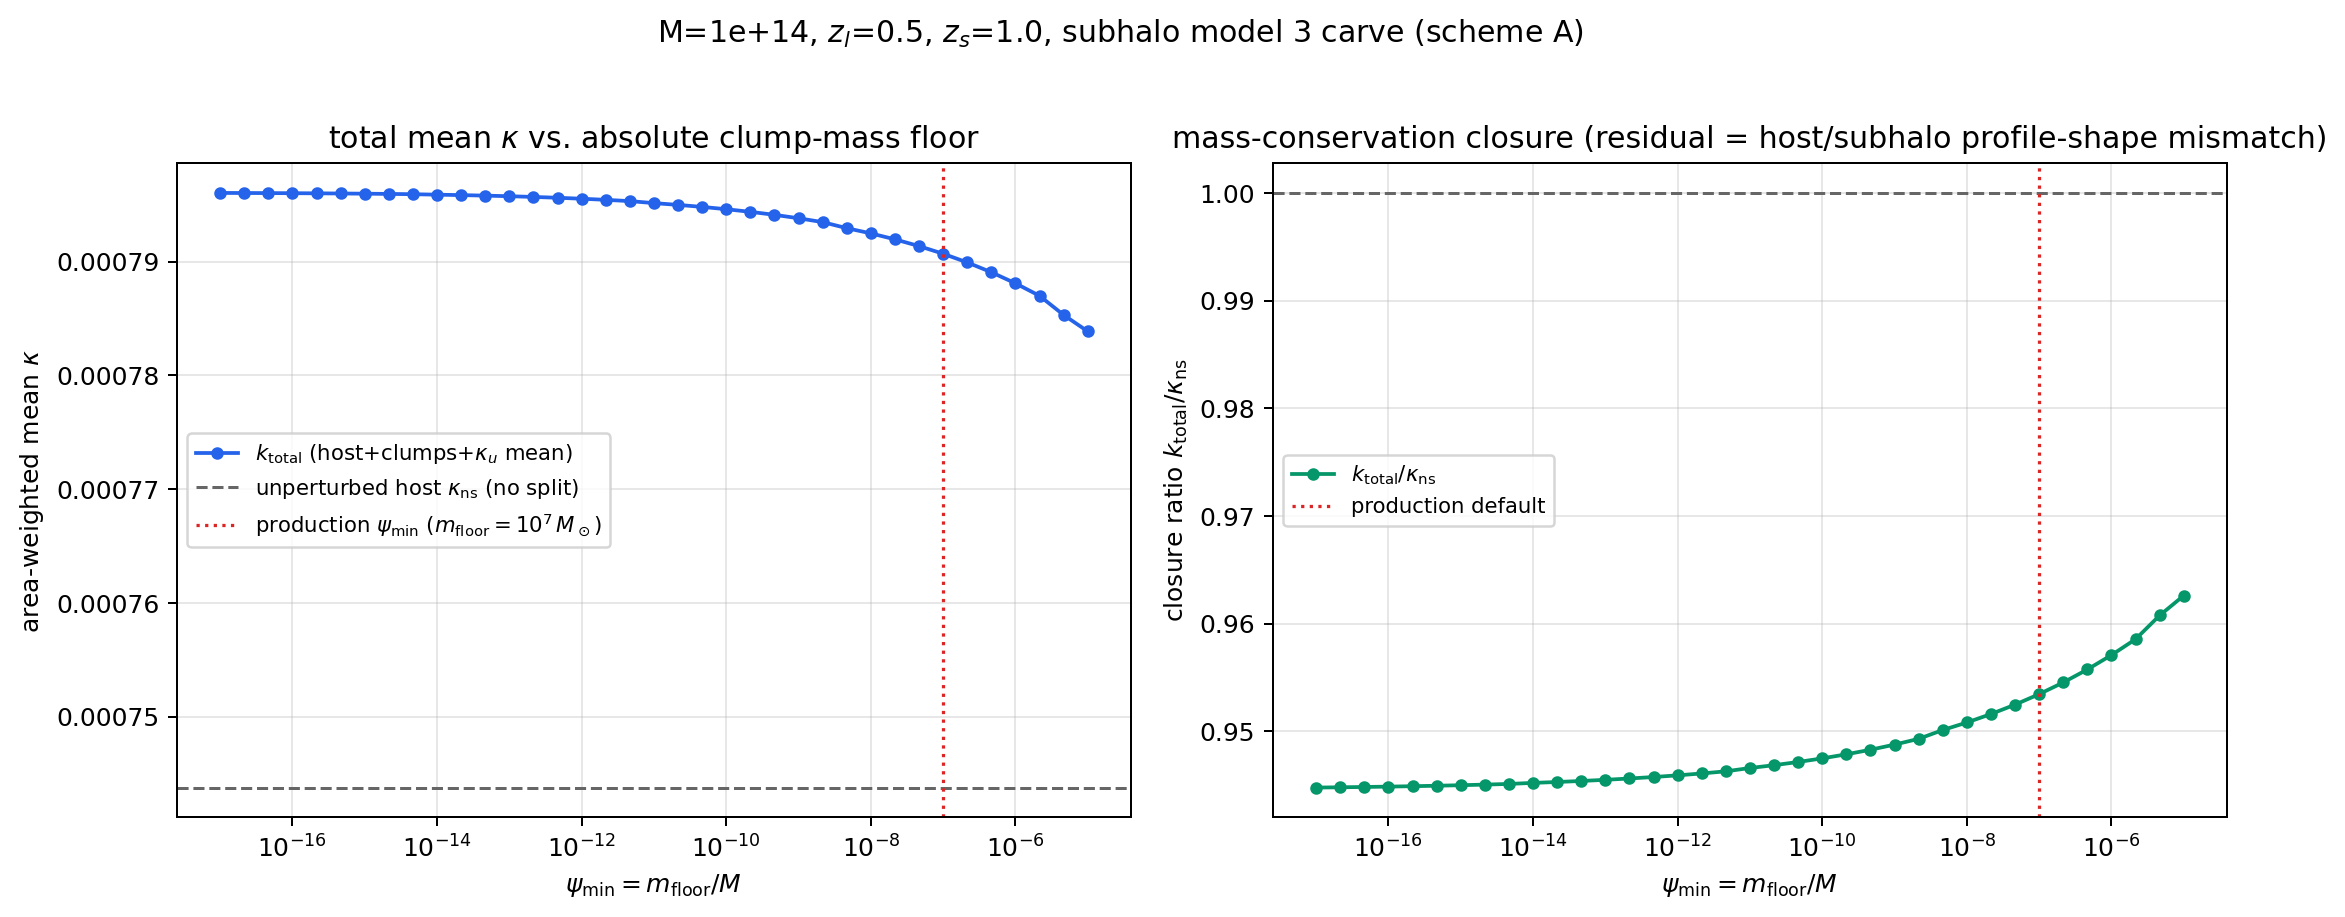

This chart was generated by the following Python code:
"""
Plot: total mean host+substructure convergence (k_total = reduced host + resolved
clumps + kappa_u mean) vs. the absolute clump-mass floor psi_min = m_floor/M.

Chat context (2026-07-22, mass-conserving-carve follow-up): mu_u/M_u/sigma_u^2
individually swing tens of percent with psi_min, but k_total is protected by the
carve's exact mass-conservation identity (M_h + Sum m_i + M_u = M for any psi_min)
combined with kappa's near-linearity in mass -- what survives is a small, nearly
psi_min-independent residual from the host (NFW cusp) vs. subhalo (radially-biased,
B(x)-depleted) profile-shape mismatch. This script renders that curve directly,
using a quadrature floor (m_deep) far below every psi_min tested, to avoid the
grid-clipping artifact found in the first pass (playground/analytic/
mfloor_sensitivity_scan.py used a hardcoded m_deep=1e3 that silently flattened
anything below m_floor~1e3).

Physics functions/geometry kernels: same validated machinery as
wsub_partition_proof.py (checked against the C++ to <~1.6%,
docs/subhalo/subhalo_combining.md).

Run:
  /Users/baltabay/miniforge3/envs/test/bin/python playground/analytic/plot_ktotal_vs_psimin.py
Writes plot_ktotal_vs_psimin.{png,json} next to this file.
"""
from __future__ import annotations

import json
from pathlib import Path
import sys

import matplotlib
matplotlib.use("Agg")
import matplotlib.pyplot as plt
import numpy as np

ROOT = Path("/Users/baltabay/Desktop/gw-wl-emulator")
sys.path.insert(0, str(ROOT))

from scripts.subhalo_gate.subhalo_factor_proxy_check import (  # noqa: E402
    ALPHA, BETA, OMEGA, PSI_MAX, nfw_params, n_tau, gamma_norm, sigma_crit, fg_kappa,
)
from playground.dgate.subhalo_factor_dgate_area_scan import host_rmax  # noqa: E402
from playground.analytic.subhalo_factor_analytic_deficit import (  # noqa: E402
    distance_kernel, projected_profile,
)


def area_weighted_mean(y_grid, rmax_host, values):
    q_y = 2.0 * y_grid / rmax_host**2
    wt_y = y_grid * np.gradient(np.log(y_grid))
    ay = q_y * wt_y
    return float(np.sum(ay * values) / np.sum(ay))


def run(host_mass, z_lens, z_source, kappa_thr_host, m_floors, m_deep,
        n_mass=160, n_y=160, n_d=240, n_theta=256):
    rs_host, rhos_host, c_host, r200_host = nfw_params(host_mass, z_lens)
    rmax_host = host_rmax(host_mass, z_lens, z_source, kappa_thr_host)
    nt, _ = n_tau(host_mass, z_lens)
    fs = 0.3563 / nt**0.6 - 0.075
    gamma = gamma_norm(fs)
    sigmac = sigma_crit(z_source, z_lens)
    kappa0_host = rs_host * rhos_host / sigmac

    psi_deep = m_deep / host_mass
    lpsi = np.linspace(np.log(psi_deep), np.log(PSI_MAX), n_mass)
    psi = np.exp(lpsi)
    mass = psi * host_mass
    dN_dlnpsi = gamma * psi**ALPHA * np.exp(-BETA * psi**OMEGA)

    d_grid = np.logspace(-3, np.log10(rmax_host + r200_host), n_d)
    k1 = np.empty((n_mass, n_d))
    for i, m in enumerate(mass):
        rs_i, rhos_i, _, _ = nfw_params(float(m), z_lens)
        kappa0 = rs_i * rhos_i / sigmac
        k1[i] = 2.0 * kappa0 * fg_kappa(np.maximum(d_grid / rs_i, 1.0e-12))

    sigma_interp, _ = projected_profile(c_host, r200_host)
    y_grid = np.logspace(-1, np.log10(rmax_host), n_y)
    f_dy = distance_kernel(y_grid, d_grid, sigma_interp, n_theta)
    wt_d = np.gradient(np.log(d_grid))
    fd = f_dy * (d_grid * wt_d)[None, :]
    kappa_ns = 2.0 * kappa0_host * fg_kappa(np.maximum(y_grid / rs_host, 1.0e-12))
    J1 = np.einsum("yd,md->my", fd, k1, optimize=True)

    def mu_of(weight_my):
        return np.trapezoid(dN_dlnpsi[:, None] * J1 * weight_my, lpsi, axis=0)

    def frac_of(weight_my):
        return np.trapezoid((dN_dlnpsi * psi)[:, None] * weight_my, lpsi, axis=0)

    def host_kappa_reduced(frac_res):
        out = np.empty_like(y_grid)
        for fr in np.unique(np.round(frac_res, 6)):
            sel = np.round(frac_res, 6) == fr
            m_eff = max((1.0 - min(fr, 0.95)) * host_mass, 1.0)
            rs_e, rhos_e, _, _ = nfw_params(m_eff, z_lens)
            k0 = rs_e * rhos_e / sigmac
            out[sel] = 2.0 * k0 * fg_kappa(np.maximum(y_grid[sel] / rs_e, 1.0e-12))
        return out

    ones = np.ones((n_mass, n_y))
    k_ns_mean = area_weighted_mean(y_grid, rmax_host, kappa_ns)

    rows = []
    for m_floor in m_floors:
        psi_floor = m_floor / host_mass
        above = psi >= psi_floor
        w = ones * above[:, None]
        mu_b = mu_of(w)
        frac_b = frac_of(w)
        host_full = host_kappa_reduced(frac_b)
        total_y = host_full + mu_b
        rows.append({
            "m_floor": float(m_floor),
            "psi_min": float(psi_floor),
            "f_b": float(np.mean(frac_b)),
            "mu_b_mean": area_weighted_mean(y_grid, rmax_host, mu_b),
            "k_total_mean": area_weighted_mean(y_grid, rmax_host, total_y),
            "closure": area_weighted_mean(y_grid, rmax_host, total_y / kappa_ns),
        })

    return {"k_ns_mean": k_ns_mean, "host_mass": host_mass, "z_lens": z_lens,
            "z_source": z_source, "m_deep": m_deep}, rows


def main() -> None:
    host_mass, z_lens, z_source = 1.0e14, 0.5, 1.0
    kappa_thr_host = 1.276e-4
    m_deep = 1.0e-3   # far below every m_floor tested; avoids the earlier grid-clip artifact
    production_m_floor = 1.0e7

    m_floors = np.logspace(-3, 9, 37)

    meta, rows = run(host_mass, z_lens, z_source, kappa_thr_host, m_floors, m_deep)

    psi_min = np.array([r["psi_min"] for r in rows])
    k_total = np.array([r["k_total_mean"] for r in rows])
    closure = np.array([r["closure"] for r in rows])
    k_ns = meta["k_ns_mean"]
    psi_prod = production_m_floor / host_mass

    out_stem = ROOT / "playground" / "analytic" / "plot_ktotal_vs_psimin"
    out_stem.with_suffix(".json").write_text(json.dumps({"meta": meta, "rows": rows}, indent=2))

    fig, axes = plt.subplots(1, 2, figsize=(12.6, 5.0))

    ax = axes[0]
    ax.plot(psi_min, k_total, "o-", color="#2563eb", ms=4, label=r"$k_{\rm total}$ (host+clumps+$\kappa_u$ mean)")
    ax.axhline(k_ns, color="0.4", ls="--", lw=1.2, label=r"unperturbed host $\kappa_{\rm ns}$ (no split)")
    ax.axvline(psi_prod, color="#dc2626", ls=":", lw=1.3, label=r"production $\psi_{\rm min}$ ($m_{\rm floor}=10^7\,M_\odot$)")
    ax.set_xscale("log")
    ax.set_xlabel(r"$\psi_{\rm min} = m_{\rm floor}/M$")
    ax.set_ylabel(r"area-weighted mean $\kappa$")
    ax.set_title(r"total mean $\kappa$ vs. absolute clump-mass floor")
    ax.grid(alpha=0.3, which="both")
    ax.legend(fontsize=8.5)

    ax = axes[1]
    ax.plot(psi_min, closure, "o-", color="#059669", ms=4, label=r"$k_{\rm total}/\kappa_{\rm ns}$")
    ax.axhline(1.0, color="0.4", ls="--", lw=1.2)
    ax.axvline(psi_prod, color="#dc2626", ls=":", lw=1.3, label="production default")
    ax.set_xscale("log")
    ax.set_xlabel(r"$\psi_{\rm min} = m_{\rm floor}/M$")
    ax.set_ylabel(r"closure ratio $k_{\rm total}/\kappa_{\rm ns}$")
    ax.set_title("mass-conservation closure (residual = host/subhalo profile-shape mismatch)")
    ax.grid(alpha=0.3, which="both")
    ax.legend(fontsize=8.5)

    fig.suptitle(f"M={host_mass:.0e}, $z_l$={z_lens}, $z_s$={z_source}, "
                 f"subhalo model 3 carve (scheme A)", y=1.02)
    fig.tight_layout()
    fig.savefig(str(out_stem) + ".png", dpi=180, facecolor="white", bbox_inches="tight")
    print(f"saved {out_stem}.png / .json")
    print(f"k_ns (unperturbed host) = {k_ns:.5e}")
    print(f"closure at production psi_min ({psi_prod:.2e}): "
          f"{np.interp(np.log(psi_prod), np.log(psi_min), closure):.5f}")


if __name__ == "__main__":
    main()
